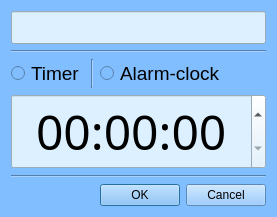
<?xml version="1.0" encoding="UTF-8"?>
<ui version="4.0">
 <class>Dialog</class>
 <widget class="QDialog" name="Dialog">
  <property name="geometry">
   <rect>
    <x>0</x>
    <y>0</y>
    <width>260</width>
    <height>189</height>
   </rect>
  </property>
  <property name="windowTitle">
   <string>Dialog</string>
  </property>
  <property name="styleSheet">
   <string notr="true">background-color: rgb(129, 190, 255);</string>
  </property>
  <layout class="QGridLayout" name="gridLayout_2">
   <item row="6" column="2">
    <widget class="QDialogButtonBox" name="buttonBox">
     <property name="styleSheet">
      <string notr="true"/>
     </property>
     <property name="standardButtons">
      <set>QDialogButtonBox::Cancel|QDialogButtonBox::Ok</set>
     </property>
    </widget>
   </item>
   <item row="2" column="2">
    <widget class="QRadioButton" name="radioButton_2">
     <property name="sizePolicy">
      <sizepolicy hsizetype="Preferred" vsizetype="Fixed">
       <horstretch>0</horstretch>
       <verstretch>0</verstretch>
      </sizepolicy>
     </property>
     <property name="font">
      <font>
       <family>MS Shell Dlg 2</family>
       <pointsize>14</pointsize>
       <weight>50</weight>
       <italic>false</italic>
       <bold>false</bold>
      </font>
     </property>
     <property name="styleSheet">
      <string notr="true"/>
     </property>
     <property name="text">
      <string>Alarm-clock</string>
     </property>
    </widget>
   </item>
   <item row="1" column="0" colspan="3">
    <widget class="Line" name="line">
     <property name="orientation">
      <enum>Qt::Horizontal</enum>
     </property>
    </widget>
   </item>
   <item row="2" column="0">
    <widget class="QRadioButton" name="radioButton">
     <property name="sizePolicy">
      <sizepolicy hsizetype="Preferred" vsizetype="Fixed">
       <horstretch>0</horstretch>
       <verstretch>0</verstretch>
      </sizepolicy>
     </property>
     <property name="font">
      <font>
       <pointsize>14</pointsize>
      </font>
     </property>
     <property name="text">
      <string>Timer</string>
     </property>
    </widget>
   </item>
   <item row="4" column="0" colspan="3">
    <widget class="QTimeEdit" name="timeEdit">
     <property name="sizePolicy">
      <sizepolicy hsizetype="Minimum" vsizetype="Minimum">
       <horstretch>0</horstretch>
       <verstretch>0</verstretch>
      </sizepolicy>
     </property>
     <property name="font">
      <font>
       <family>OCR A Extended</family>
       <pointsize>36</pointsize>
       <weight>50</weight>
       <bold>false</bold>
       <stylestrategy>PreferDefault</stylestrategy>
       <kerning>true</kerning>
      </font>
     </property>
     <property name="layoutDirection">
      <enum>Qt::LeftToRight</enum>
     </property>
     <property name="styleSheet">
      <string notr="true">background-color: rgb(220, 240, 255)</string>
     </property>
     <property name="alignment">
      <set>Qt::AlignCenter</set>
     </property>
    </widget>
   </item>
   <item row="0" column="0" colspan="3">
    <widget class="QLineEdit" name="lineEdit">
     <property name="font">
      <font>
       <pointsize>16</pointsize>
      </font>
     </property>
     <property name="styleSheet">
      <string notr="true">background-color: rgb(220, 240, 255)</string>
     </property>
     <property name="text">
      <string/>
     </property>
     <property name="alignment">
      <set>Qt::AlignCenter</set>
     </property>
    </widget>
   </item>
   <item row="5" column="0" colspan="3">
    <widget class="Line" name="line_2">
     <property name="orientation">
      <enum>Qt::Horizontal</enum>
     </property>
    </widget>
   </item>
   <item row="2" column="1">
    <widget class="Line" name="line_3">
     <property name="orientation">
      <enum>Qt::Vertical</enum>
     </property>
    </widget>
   </item>
  </layout>
 </widget>
 <resources/>
 <connections/>
</ui>
